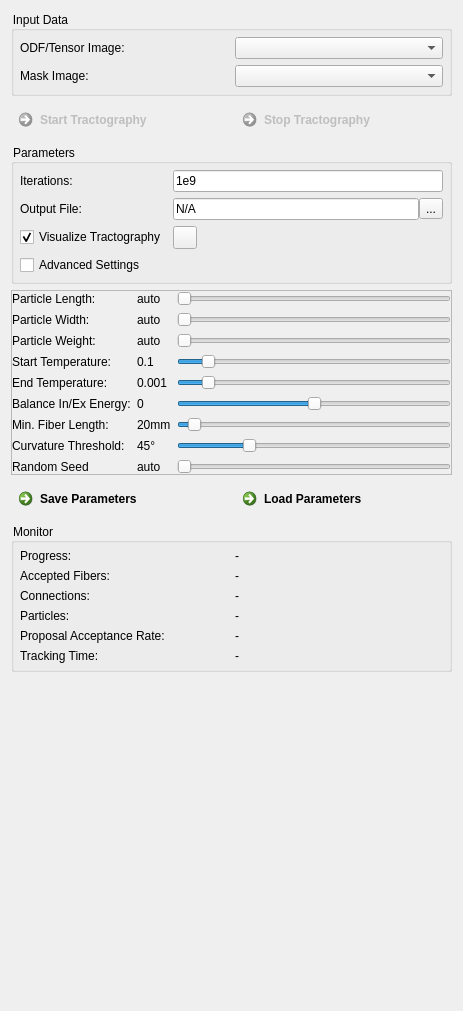
<?xml version="1.0" encoding="utf-8"?>
<ui version="4.0">
 <class>QmitkGibbsTrackingViewControls</class>
 <widget class="QWidget" name="QmitkGibbsTrackingViewControls">
  <property name="geometry">
   <rect>
    <x>0</x>
    <y>0</y>
    <width>463</width>
    <height>1011</height>
   </rect>
  </property>
  <property name="sizePolicy">
   <sizepolicy hsizetype="Expanding" vsizetype="Expanding">
    <horstretch>0</horstretch>
    <verstretch>0</verstretch>
   </sizepolicy>
  </property>
  <property name="minimumSize">
   <size>
    <width>0</width>
    <height>0</height>
   </size>
  </property>
  <property name="windowTitle">
   <string>QmitkTemplate</string>
  </property>
  <property name="styleSheet">
   <string>QCommandLinkButton:disabled {
  border: none;
}

QGroupBox {
  background-color: transparent;
}</string>
  </property>
  <layout class="QFormLayout" name="formLayout">
   <property name="fieldGrowthPolicy">
    <enum>QFormLayout::AllNonFixedFieldsGrow</enum>
   </property>
   <item row="1" column="0" colspan="2">
    <widget class="QFrame" name="frame_4">
     <property name="frameShape">
      <enum>QFrame::NoFrame</enum>
     </property>
     <property name="frameShadow">
      <enum>QFrame::Plain</enum>
     </property>
     <property name="lineWidth">
      <number>0</number>
     </property>
     <layout class="QGridLayout" name="gridLayout_8">
      <property name="leftMargin">
       <number>0</number>
      </property>
      <property name="topMargin">
       <number>0</number>
      </property>
      <property name="rightMargin">
       <number>0</number>
      </property>
      <property name="bottomMargin">
       <number>0</number>
      </property>
      <property name="spacing">
       <number>6</number>
      </property>
      <item row="1" column="0">
       <widget class="QCommandLinkButton" name="m_TrackingStart">
        <property name="enabled">
         <bool>false</bool>
        </property>
        <property name="toolTip">
         <string>No ODF/tensor image selected.</string>
        </property>
        <property name="layoutDirection">
         <enum>Qt::LeftToRight</enum>
        </property>
        <property name="text">
         <string>Start Tractography</string>
        </property>
        <property name="icon">
         <iconset resource="../../../../Modules/QtWidgetsExt/resource/QtWidgetsExt.qrc">
          <normaloff>:/QtWidgetsExt/play.xpm</normaloff>
:/QtWidgetsExt/play.xpm         </iconset>
        </property>
       </widget>
      </item>
      <item row="1" column="1">
       <widget class="QCommandLinkButton" name="m_TrackingStop">
        <property name="enabled">
         <bool>false</bool>
        </property>
        <property name="toolTip">
         <string></string>
        </property>
        <property name="layoutDirection">
         <enum>Qt::LeftToRight</enum>
        </property>
        <property name="text">
         <string>Stop Tractography</string>
        </property>
        <property name="icon">
         <iconset resource="../../../../Modules/QtWidgetsExt/resource/QtWidgetsExt.qrc">
          <normaloff>:/QtWidgetsExt/stop.xpm</normaloff>
:/QtWidgetsExt/stop.xpm         </iconset>
        </property>
       </widget>
      </item>
     </layout>
    </widget>
   </item>
   <item row="2" column="0" colspan="2">
    <widget class="QGroupBox" name="m_ParametersFrame">
     <property name="title">
      <string>Parameters</string>
     </property>
     <layout class="QGridLayout" name="gridLayout_5">
      <property name="leftMargin">
       <number>6</number>
      </property>
      <property name="topMargin">
       <number>6</number>
      </property>
      <property name="rightMargin">
       <number>6</number>
      </property>
      <property name="bottomMargin">
       <number>6</number>
      </property>
      <item row="1" column="0">
       <widget class="QLabel" name="m_CurvatureThresholdLabel_3">
        <property name="toolTip">
         <string></string>
        </property>
        <property name="statusTip">
         <string></string>
        </property>
        <property name="whatsThis">
         <string></string>
        </property>
        <property name="text">
         <string>Output File:</string>
        </property>
       </widget>
      </item>
      <item row="3" column="0">
       <widget class="QCheckBox" name="m_AdvancedSettingsCheckbox">
        <property name="text">
         <string>Advanced Settings</string>
        </property>
       </widget>
      </item>
      <item row="2" column="0">
       <widget class="QCheckBox" name="m_VisualizationCheckbox">
        <property name="enabled">
         <bool>true</bool>
        </property>
        <property name="toolTip">
         <string>Activate continuous visualization of intermediate results.</string>
        </property>
        <property name="text">
         <string>Visualize Tractography</string>
        </property>
        <property name="checked">
         <bool>true</bool>
        </property>
       </widget>
      </item>
      <item row="1" column="2">
       <widget class="QFrame" name="frame_2">
        <property name="frameShape">
         <enum>QFrame::NoFrame</enum>
        </property>
        <property name="frameShadow">
         <enum>QFrame::Plain</enum>
        </property>
        <property name="lineWidth">
         <number>0</number>
        </property>
        <layout class="QGridLayout" name="gridLayout">
         <property name="leftMargin">
          <number>0</number>
         </property>
         <property name="topMargin">
          <number>0</number>
         </property>
         <property name="rightMargin">
          <number>0</number>
         </property>
         <property name="bottomMargin">
          <number>0</number>
         </property>
         <property name="spacing">
          <number>0</number>
         </property>
         <item row="1" column="1">
          <widget class="QToolButton" name="m_OutputFileButton">
           <property name="toolTip">
            <string>Select output file name and folder.</string>
           </property>
           <property name="text">
            <string>...</string>
           </property>
          </widget>
         </item>
         <item row="1" column="0">
          <widget class="QLineEdit" name="m_OutputFileLabel">
           <property name="text">
            <string>N/A</string>
           </property>
           <property name="readOnly">
            <bool>true</bool>
           </property>
          </widget>
         </item>
        </layout>
       </widget>
      </item>
      <item row="2" column="2">
       <widget class="QToolButton" name="m_VisualizeOnceButton">
        <property name="toolTip">
         <string>Visualize intermediate result.</string>
        </property>
        <property name="text">
         <string></string>
        </property>
        <property name="icon">
         <iconset resource="../../../org.mitk.gui.qt.diffusionimaging/resources/QmitkDiffusionImaging.qrc">
          <normaloff>:/QmitkDiffusionImaging/Refresh_48.png</normaloff>
:/QmitkDiffusionImaging/Refresh_48.png         </iconset>
        </property>
        <property name="checkable">
         <bool>true</bool>
        </property>
       </widget>
      </item>
      <item row="0" column="0">
       <widget class="QLabel" name="m_IterationsLabel">
        <property name="toolTip">
         <string></string>
        </property>
        <property name="statusTip">
         <string></string>
        </property>
        <property name="whatsThis">
         <string></string>
        </property>
        <property name="text">
         <string>Iterations:</string>
        </property>
       </widget>
      </item>
      <item row="0" column="2">
       <widget class="QLineEdit" name="m_IterationsBox">
        <property name="text">
         <string>1e9</string>
        </property>
       </widget>
      </item>
     </layout>
    </widget>
   </item>
   <item row="3" column="0" colspan="2">
    <widget class="QFrame" name="m_AdvancedFrame">
     <property name="enabled">
      <bool>true</bool>
     </property>
     <property name="frameShape">
      <enum>QFrame::StyledPanel</enum>
     </property>
     <property name="frameShadow">
      <enum>QFrame::Raised</enum>
     </property>
     <layout class="QGridLayout" name="gridLayout_2">
      <property name="leftMargin">
       <number>0</number>
      </property>
      <property name="topMargin">
       <number>0</number>
      </property>
      <property name="rightMargin">
       <number>0</number>
      </property>
      <property name="bottomMargin">
       <number>0</number>
      </property>
      <property name="spacing">
       <number>6</number>
      </property>
      <item row="2" column="0">
       <widget class="QLabel" name="m_ParticleWidthLabel_2">
        <property name="toolTip">
         <string></string>
        </property>
        <property name="statusTip">
         <string></string>
        </property>
        <property name="whatsThis">
         <string></string>
        </property>
        <property name="text">
         <string>Particle Width:</string>
        </property>
       </widget>
      </item>
      <item row="6" column="1">
       <widget class="QLabel" name="m_InExBalanceLabel">
        <property name="toolTip">
         <string></string>
        </property>
        <property name="statusTip">
         <string></string>
        </property>
        <property name="whatsThis">
         <string></string>
        </property>
        <property name="text">
         <string>0</string>
        </property>
        <property name="alignment">
         <set>Qt::AlignLeading|Qt::AlignLeft|Qt::AlignVCenter</set>
        </property>
       </widget>
      </item>
      <item row="4" column="1">
       <widget class="QLabel" name="m_StartTempLabel">
        <property name="text">
         <string>0.1</string>
        </property>
        <property name="alignment">
         <set>Qt::AlignLeading|Qt::AlignLeft|Qt::AlignVCenter</set>
        </property>
       </widget>
      </item>
      <item row="3" column="0">
       <widget class="QLabel" name="m_ParticleWeightLabel_2">
        <property name="toolTip">
         <string></string>
        </property>
        <property name="statusTip">
         <string></string>
        </property>
        <property name="whatsThis">
         <string></string>
        </property>
        <property name="text">
         <string>Particle Weight:</string>
        </property>
       </widget>
      </item>
      <item row="5" column="2">
       <widget class="QSlider" name="m_EndTempSlider">
        <property name="minimum">
         <number>1</number>
        </property>
        <property name="maximum">
         <number>99</number>
        </property>
        <property name="singleStep">
         <number>1</number>
        </property>
        <property name="value">
         <number>10</number>
        </property>
        <property name="orientation">
         <enum>Qt::Horizontal</enum>
        </property>
        <property name="tickPosition">
         <enum>QSlider::NoTicks</enum>
        </property>
       </widget>
      </item>
      <item row="4" column="0">
       <widget class="QLabel" name="m_StartTempLabel_2">
        <property name="text">
         <string>Start Temperature:</string>
        </property>
       </widget>
      </item>
      <item row="3" column="2">
       <widget class="QSlider" name="m_ParticleWeightSlider">
        <property name="toolTip">
         <string>automatic estimation from gfa map and ODF data.</string>
        </property>
        <property name="minimum">
         <number>0</number>
        </property>
        <property name="maximum">
         <number>1000</number>
        </property>
        <property name="singleStep">
         <number>1</number>
        </property>
        <property name="value">
         <number>0</number>
        </property>
        <property name="orientation">
         <enum>Qt::Horizontal</enum>
        </property>
        <property name="invertedControls">
         <bool>true</bool>
        </property>
        <property name="tickPosition">
         <enum>QSlider::NoTicks</enum>
        </property>
       </widget>
      </item>
      <item row="6" column="2">
       <widget class="QSlider" name="m_InExBalanceSlider">
        <property name="toolTip">
         <string>IE Bias &lt; 0 &lt; EE Bias</string>
        </property>
        <property name="minimum">
         <number>-50</number>
        </property>
        <property name="maximum">
         <number>50</number>
        </property>
        <property name="singleStep">
         <number>1</number>
        </property>
        <property name="orientation">
         <enum>Qt::Horizontal</enum>
        </property>
        <property name="tickPosition">
         <enum>QSlider::NoTicks</enum>
        </property>
       </widget>
      </item>
      <item row="5" column="1">
       <widget class="QLabel" name="m_EndTempLabel">
        <property name="text">
         <string>0.001</string>
        </property>
        <property name="alignment">
         <set>Qt::AlignLeading|Qt::AlignLeft|Qt::AlignVCenter</set>
        </property>
       </widget>
      </item>
      <item row="8" column="0">
       <widget class="QLabel" name="m_CurvatureThresholdLabel_2">
        <property name="toolTip">
         <string></string>
        </property>
        <property name="statusTip">
         <string></string>
        </property>
        <property name="whatsThis">
         <string></string>
        </property>
        <property name="text">
         <string>Curvature Threshold:</string>
        </property>
       </widget>
      </item>
      <item row="6" column="0">
       <widget class="QLabel" name="m_InExBalanceLabel_2">
        <property name="toolTip">
         <string></string>
        </property>
        <property name="statusTip">
         <string></string>
        </property>
        <property name="whatsThis">
         <string></string>
        </property>
        <property name="text">
         <string>Balance In/Ex Energy:</string>
        </property>
       </widget>
      </item>
      <item row="8" column="1">
       <widget class="QLabel" name="m_CurvatureThresholdLabel">
        <property name="toolTip">
         <string></string>
        </property>
        <property name="statusTip">
         <string></string>
        </property>
        <property name="whatsThis">
         <string></string>
        </property>
        <property name="text">
         <string>45°</string>
        </property>
        <property name="alignment">
         <set>Qt::AlignLeading|Qt::AlignLeft|Qt::AlignVCenter</set>
        </property>
       </widget>
      </item>
      <item row="2" column="2">
       <widget class="QSlider" name="m_ParticleWidthSlider">
        <property name="toolTip">
         <string>auto = 0.5 * min. spacing; sigma</string>
        </property>
        <property name="maximum">
         <number>100</number>
        </property>
        <property name="singleStep">
         <number>1</number>
        </property>
        <property name="orientation">
         <enum>Qt::Horizontal</enum>
        </property>
        <property name="tickPosition">
         <enum>QSlider::NoTicks</enum>
        </property>
       </widget>
      </item>
      <item row="1" column="0">
       <widget class="QLabel" name="m_ParticleLengthLabel_2">
        <property name="toolTip">
         <string></string>
        </property>
        <property name="statusTip">
         <string></string>
        </property>
        <property name="whatsThis">
         <string></string>
        </property>
        <property name="text">
         <string>Particle Length:</string>
        </property>
       </widget>
      </item>
      <item row="1" column="1">
       <widget class="QLabel" name="m_ParticleLengthLabel">
        <property name="toolTip">
         <string></string>
        </property>
        <property name="statusTip">
         <string></string>
        </property>
        <property name="whatsThis">
         <string></string>
        </property>
        <property name="text">
         <string>auto</string>
        </property>
        <property name="alignment">
         <set>Qt::AlignLeading|Qt::AlignLeft|Qt::AlignVCenter</set>
        </property>
       </widget>
      </item>
      <item row="7" column="0">
       <widget class="QLabel" name="m_FiberLengthLabel_2">
        <property name="toolTip">
         <string></string>
        </property>
        <property name="statusTip">
         <string></string>
        </property>
        <property name="whatsThis">
         <string></string>
        </property>
        <property name="text">
         <string>Min. Fiber Length:</string>
        </property>
       </widget>
      </item>
      <item row="7" column="2">
       <widget class="QSlider" name="m_FiberLengthSlider">
        <property name="toolTip">
         <string>Only fibers longer than specified are accepted.</string>
        </property>
        <property name="maximum">
         <number>500</number>
        </property>
        <property name="singleStep">
         <number>1</number>
        </property>
        <property name="value">
         <number>20</number>
        </property>
        <property name="orientation">
         <enum>Qt::Horizontal</enum>
        </property>
        <property name="tickPosition">
         <enum>QSlider::NoTicks</enum>
        </property>
       </widget>
      </item>
      <item row="8" column="2">
       <widget class="QSlider" name="m_CurvatureThresholdSlider">
        <property name="toolTip">
         <string>Allow only fiber curvature values smaller than the selected threshold.</string>
        </property>
        <property name="maximum">
         <number>180</number>
        </property>
        <property name="singleStep">
         <number>1</number>
        </property>
        <property name="value">
         <number>45</number>
        </property>
        <property name="orientation">
         <enum>Qt::Horizontal</enum>
        </property>
        <property name="tickPosition">
         <enum>QSlider::NoTicks</enum>
        </property>
       </widget>
      </item>
      <item row="5" column="0">
       <widget class="QLabel" name="m_EndTempLabel_2">
        <property name="text">
         <string>End Temperature:</string>
        </property>
       </widget>
      </item>
      <item row="7" column="1">
       <widget class="QLabel" name="m_FiberLengthLabel">
        <property name="toolTip">
         <string></string>
        </property>
        <property name="statusTip">
         <string></string>
        </property>
        <property name="whatsThis">
         <string></string>
        </property>
        <property name="text">
         <string>20mm</string>
        </property>
        <property name="alignment">
         <set>Qt::AlignLeading|Qt::AlignLeft|Qt::AlignVCenter</set>
        </property>
       </widget>
      </item>
      <item row="3" column="1">
       <widget class="QLabel" name="m_ParticleWeightLabel">
        <property name="toolTip">
         <string></string>
        </property>
        <property name="statusTip">
         <string></string>
        </property>
        <property name="whatsThis">
         <string></string>
        </property>
        <property name="text">
         <string>auto</string>
        </property>
        <property name="alignment">
         <set>Qt::AlignLeading|Qt::AlignLeft|Qt::AlignVCenter</set>
        </property>
       </widget>
      </item>
      <item row="4" column="2">
       <widget class="QSlider" name="m_StartTempSlider">
        <property name="minimum">
         <number>1</number>
        </property>
        <property name="maximum">
         <number>100</number>
        </property>
        <property name="singleStep">
         <number>1</number>
        </property>
        <property name="value">
         <number>10</number>
        </property>
        <property name="orientation">
         <enum>Qt::Horizontal</enum>
        </property>
        <property name="invertedAppearance">
         <bool>false</bool>
        </property>
        <property name="invertedControls">
         <bool>false</bool>
        </property>
        <property name="tickPosition">
         <enum>QSlider::NoTicks</enum>
        </property>
       </widget>
      </item>
      <item row="2" column="1">
       <widget class="QLabel" name="m_ParticleWidthLabel">
        <property name="toolTip">
         <string></string>
        </property>
        <property name="statusTip">
         <string></string>
        </property>
        <property name="whatsThis">
         <string></string>
        </property>
        <property name="text">
         <string>auto</string>
        </property>
        <property name="alignment">
         <set>Qt::AlignLeading|Qt::AlignLeft|Qt::AlignVCenter</set>
        </property>
       </widget>
      </item>
      <item row="1" column="2">
       <widget class="QSlider" name="m_ParticleLengthSlider">
        <property name="toolTip">
         <string>auto = 1.5 * min. spacing; l</string>
        </property>
        <property name="maximum">
         <number>100</number>
        </property>
        <property name="singleStep">
         <number>1</number>
        </property>
        <property name="orientation">
         <enum>Qt::Horizontal</enum>
        </property>
        <property name="tickPosition">
         <enum>QSlider::NoTicks</enum>
        </property>
       </widget>
      </item>
      <item row="9" column="0">
       <widget class="QLabel" name="m_CurvatureThresholdLabel_4">
        <property name="toolTip">
         <string></string>
        </property>
        <property name="statusTip">
         <string></string>
        </property>
        <property name="whatsThis">
         <string></string>
        </property>
        <property name="text">
         <string>Random Seed</string>
        </property>
       </widget>
      </item>
      <item row="9" column="1">
       <widget class="QLabel" name="m_RandomSeedLabel">
        <property name="toolTip">
         <string></string>
        </property>
        <property name="statusTip">
         <string></string>
        </property>
        <property name="whatsThis">
         <string></string>
        </property>
        <property name="text">
         <string>auto</string>
        </property>
        <property name="alignment">
         <set>Qt::AlignLeading|Qt::AlignLeft|Qt::AlignVCenter</set>
        </property>
       </widget>
      </item>
      <item row="9" column="2">
       <widget class="QSlider" name="m_RandomSeedSlider">
        <property name="toolTip">
         <string>Seed of the random generator; auto = a new seed for every run.</string>
        </property>
        <property name="minimum">
         <number>-1</number>
        </property>
        <property name="maximum">
         <number>100</number>
        </property>
        <property name="singleStep">
         <number>1</number>
        </property>
        <property name="value">
         <number>-1</number>
        </property>
        <property name="orientation">
         <enum>Qt::Horizontal</enum>
        </property>
        <property name="tickPosition">
         <enum>QSlider::NoTicks</enum>
        </property>
       </widget>
      </item>
     </layout>
    </widget>
   </item>
   <item row="4" column="0" colspan="2">
    <widget class="QFrame" name="frame_3">
     <property name="frameShape">
      <enum>QFrame::NoFrame</enum>
     </property>
     <property name="frameShadow">
      <enum>QFrame::Plain</enum>
     </property>
     <property name="lineWidth">
      <number>0</number>
     </property>
     <layout class="QGridLayout" name="gridLayout_7" rowstretch="0">
      <property name="leftMargin">
       <number>0</number>
      </property>
      <property name="topMargin">
       <number>0</number>
      </property>
      <property name="rightMargin">
       <number>0</number>
      </property>
      <property name="bottomMargin">
       <number>0</number>
      </property>
      <property name="spacing">
       <number>6</number>
      </property>
      <item row="0" column="0">
       <widget class="QCommandLinkButton" name="m_SaveTrackingParameters">
        <property name="enabled">
         <bool>true</bool>
        </property>
        <property name="toolTip">
         <string>Save current parameters as xml (.gtp)</string>
        </property>
        <property name="layoutDirection">
         <enum>Qt::LeftToRight</enum>
        </property>
        <property name="text">
         <string>Save Parameters</string>
        </property>
        <property name="icon">
         <iconset resource="../../../org.mitk.gui.qt.diffusionimaging.fiberfox/resources/QmitkDiffusionImaging.qrc">
          <normaloff>:/QmitkDiffusionImaging/general_icons/download.ico</normaloff>
:/QmitkDiffusionImaging/general_icons/download.ico         </iconset>
        </property>
       </widget>
      </item>
      <item row="0" column="1">
       <widget class="QCommandLinkButton" name="m_LoadTrackingParameters">
        <property name="enabled">
         <bool>true</bool>
        </property>
        <property name="toolTip">
         <string>Load parameters from xml file (.gtp)</string>
        </property>
        <property name="layoutDirection">
         <enum>Qt::LeftToRight</enum>
        </property>
        <property name="text">
         <string>Load Parameters</string>
        </property>
        <property name="icon">
         <iconset resource="../../../org.mitk.gui.qt.diffusionimaging.fiberfox/resources/QmitkDiffusionImaging.qrc">
          <normaloff>:/QmitkDiffusionImaging/general_icons/upload.ico</normaloff>
:/QmitkDiffusionImaging/general_icons/upload.ico         </iconset>
        </property>
       </widget>
      </item>
     </layout>
    </widget>
   </item>
   <item row="6" column="1">
    <spacer name="spacer1">
     <property name="orientation">
      <enum>Qt::Vertical</enum>
     </property>
     <property name="sizeType">
      <enum>QSizePolicy::Expanding</enum>
     </property>
     <property name="sizeHint" stdset="0">
      <size>
       <width>0</width>
       <height>0</height>
      </size>
     </property>
    </spacer>
   </item>
   <item row="0" column="0" colspan="2">
    <widget class="QGroupBox" name="m_DataFrame">
     <property name="sizePolicy">
      <sizepolicy hsizetype="Expanding" vsizetype="Preferred">
       <horstretch>0</horstretch>
       <verstretch>0</verstretch>
      </sizepolicy>
     </property>
     <property name="title">
      <string>Input Data</string>
     </property>
     <layout class="QGridLayout" name="gridLayout_3">
      <property name="leftMargin">
       <number>6</number>
      </property>
      <property name="topMargin">
       <number>6</number>
      </property>
      <property name="rightMargin">
       <number>6</number>
      </property>
      <property name="bottomMargin">
       <number>6</number>
      </property>
      <item row="0" column="0">
       <widget class="QLabel" name="label">
        <property name="sizePolicy">
         <sizepolicy hsizetype="Preferred" vsizetype="Preferred">
          <horstretch>0</horstretch>
          <verstretch>0</verstretch>
         </sizepolicy>
        </property>
        <property name="text">
         <string>ODF/Tensor Image:</string>
        </property>
       </widget>
      </item>
      <item row="1" column="0">
       <widget class="QLabel" name="label_3">
        <property name="text">
         <string>Mask Image:</string>
        </property>
       </widget>
      </item>
      <item row="0" column="1">
       <widget class="QmitkDataStorageComboBox" name="m_InputImageBox">
        <property name="sizePolicy">
         <sizepolicy hsizetype="Preferred" vsizetype="Preferred">
          <horstretch>0</horstretch>
          <verstretch>0</verstretch>
         </sizepolicy>
        </property>
       </widget>
      </item>
      <item row="1" column="1">
       <widget class="QmitkDataStorageComboBoxWithSelectNone" name="m_MaskImageBox">
        <property name="sizePolicy">
         <sizepolicy hsizetype="Preferred" vsizetype="Preferred">
          <horstretch>0</horstretch>
          <verstretch>0</verstretch>
         </sizepolicy>
        </property>
       </widget>
      </item>
     </layout>
    </widget>
   </item>
   <item row="5" column="0" colspan="2">
    <widget class="QGroupBox" name="groupBox_4">
     <property name="sizePolicy">
      <sizepolicy hsizetype="Expanding" vsizetype="Preferred">
       <horstretch>0</horstretch>
       <verstretch>0</verstretch>
      </sizepolicy>
     </property>
     <property name="title">
      <string>Monitor</string>
     </property>
     <layout class="QGridLayout" name="gridLayout_6">
      <property name="leftMargin">
       <number>6</number>
      </property>
      <property name="topMargin">
       <number>6</number>
      </property>
      <property name="rightMargin">
       <number>6</number>
      </property>
      <property name="bottomMargin">
       <number>6</number>
      </property>
      <property name="spacing">
       <number>6</number>
      </property>
      <item row="0" column="0">
       <widget class="QLabel" name="label_23">
        <property name="toolTip">
         <string></string>
        </property>
        <property name="statusTip">
         <string></string>
        </property>
        <property name="whatsThis">
         <string></string>
        </property>
        <property name="text">
         <string>Progress:</string>
        </property>
       </widget>
      </item>
      <item row="0" column="1">
       <widget class="QLabel" name="m_CurrentStepLabel">
        <property name="toolTip">
         <string></string>
        </property>
        <property name="statusTip">
         <string></string>
        </property>
        <property name="whatsThis">
         <string></string>
        </property>
        <property name="text">
         <string>-</string>
        </property>
       </widget>
      </item>
      <item row="1" column="0">
       <widget class="QLabel" name="label_21">
        <property name="toolTip">
         <string comment="Will only be updated if tracking is visualized" extracomment="Will only be updated if tracking is visualized">Will only be updated if tracking is visualized</string>
        </property>
        <property name="statusTip">
         <string>Will only be updated if tracking is visualized</string>
        </property>
        <property name="whatsThis">
         <string></string>
        </property>
        <property name="text">
         <string>Accepted Fibers:</string>
        </property>
       </widget>
      </item>
      <item row="2" column="0">
       <widget class="QLabel" name="label_24">
        <property name="toolTip">
         <string></string>
        </property>
        <property name="statusTip">
         <string></string>
        </property>
        <property name="whatsThis">
         <string></string>
        </property>
        <property name="text">
         <string>Connections:</string>
        </property>
       </widget>
      </item>
      <item row="3" column="0">
       <widget class="QLabel" name="label_25">
        <property name="toolTip">
         <string></string>
        </property>
        <property name="statusTip">
         <string></string>
        </property>
        <property name="whatsThis">
         <string></string>
        </property>
        <property name="text">
         <string>Particles:</string>
        </property>
       </widget>
      </item>
      <item row="4" column="0">
       <widget class="QLabel" name="label_27">
        <property name="toolTip">
         <string></string>
        </property>
        <property name="statusTip">
         <string></string>
        </property>
        <property name="whatsThis">
         <string></string>
        </property>
        <property name="text">
         <string>Proposal Acceptance Rate:</string>
        </property>
       </widget>
      </item>
      <item row="5" column="0">
       <widget class="QLabel" name="label_26">
        <property name="toolTip">
         <string></string>
        </property>
        <property name="statusTip">
         <string></string>
        </property>
        <property name="whatsThis">
         <string></string>
        </property>
        <property name="text">
         <string>Tracking Time:</string>
        </property>
       </widget>
      </item>
      <item row="1" column="1">
       <widget class="QLabel" name="m_AcceptedFibersLabel">
        <property name="toolTip">
         <string>Will only be updated if tracking is visualized</string>
        </property>
        <property name="statusTip">
         <string></string>
        </property>
        <property name="whatsThis">
         <string></string>
        </property>
        <property name="text">
         <string>-</string>
        </property>
       </widget>
      </item>
      <item row="2" column="1">
       <widget class="QLabel" name="m_NumConnectionsLabel">
        <property name="toolTip">
         <string></string>
        </property>
        <property name="statusTip">
         <string></string>
        </property>
        <property name="whatsThis">
         <string></string>
        </property>
        <property name="text">
         <string>-</string>
        </property>
       </widget>
      </item>
      <item row="3" column="1">
       <widget class="QLabel" name="m_NumParticlesLabel">
        <property name="toolTip">
         <string></string>
        </property>
        <property name="statusTip">
         <string></string>
        </property>
        <property name="whatsThis">
         <string></string>
        </property>
        <property name="text">
         <string>-</string>
        </property>
       </widget>
      </item>
      <item row="4" column="1">
       <widget class="QLabel" name="m_ProposalAcceptance">
        <property name="toolTip">
         <string></string>
        </property>
        <property name="statusTip">
         <string></string>
        </property>
        <property name="whatsThis">
         <string></string>
        </property>
        <property name="text">
         <string>-</string>
        </property>
       </widget>
      </item>
      <item row="5" column="1">
       <widget class="QLabel" name="m_TrackingTimeLabel">
        <property name="toolTip">
         <string></string>
        </property>
        <property name="statusTip">
         <string></string>
        </property>
        <property name="whatsThis">
         <string></string>
        </property>
        <property name="text">
         <string>-</string>
        </property>
       </widget>
      </item>
     </layout>
    </widget>
   </item>
  </layout>
 </widget>
 <layoutdefault spacing="6" margin="11"></layoutdefault>
 <customwidgets>
  <customwidget>
   <class>QmitkDataStorageComboBox</class>
   <extends>QComboBox</extends>
   <header location="global">QmitkDataStorageComboBox.h</header>
  </customwidget>
  <customwidget>
   <class>QmitkDataStorageComboBoxWithSelectNone</class>
   <extends>QComboBox</extends>
   <header>QmitkDataStorageComboBoxWithSelectNone.h</header>
  </customwidget>
 </customwidgets>
 <resources>
  <include location="../../../../Modules/QtWidgetsExt/resource/QtWidgetsExt.qrc"></include>
  <include location="../../../org.mitk.gui.qt.diffusionimaging.fiberfox/resources/QmitkDiffusionImaging.qrc"></include>
  <include location="../../../org.mitk.gui.qt.diffusionimaging/resources/QmitkDiffusionImaging.qrc"></include>
 </resources>
 <connections></connections>
</ui>
